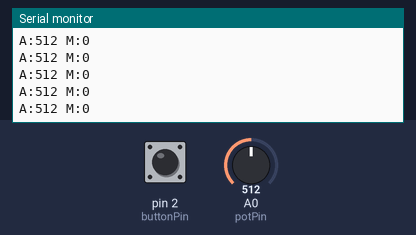
Simulated run of this sketch. Board: Arduino Uno, built with avr-gcc and run on an emulated ATmega328P. Shown: the last lines printed to the serial monitor. The test bench sets the inputs (shaded band); at power-on: A0 (potPin) = 512, pin 2 (buttonPin) HIGH.

Above: at 1.2 s.
1.3 s: A0 (potPin) set to 716
At 2.2 s:
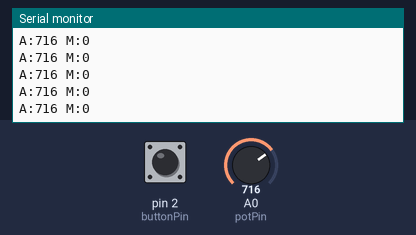
2.8 s: pin 2 (buttonPin) pulled LOW for 0.15 s
At 3.6 s:
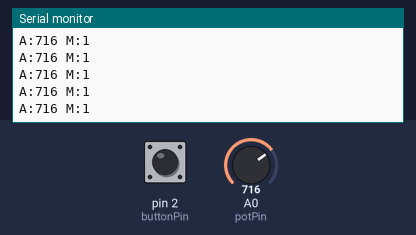
5.9 s: pin 2 (buttonPin) pulled LOW for 1 s
At 6.8 s:
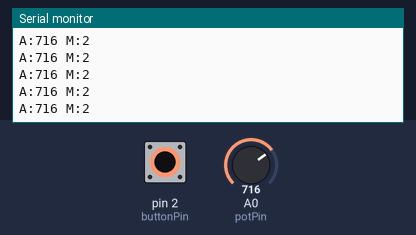
9.9 s: A0 (potPin) set to 900
At 10.6 s:
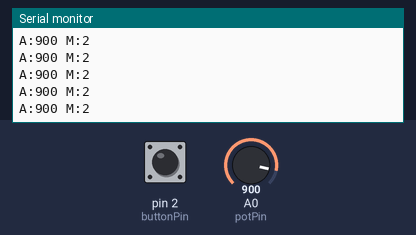
Timing chart, 0 to 12.9 s (numbered marks = the images above; inputs shaded):
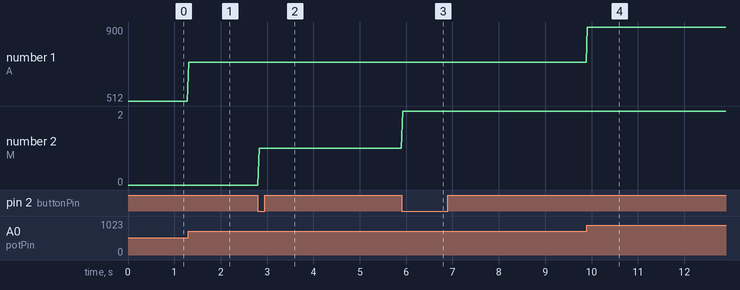

The sketch:

test.ino
```cpp
// v2_terra_apocalypsis.ino
const int potPin = A0;      // 可變電阻接 A0
const int buttonPin = 2;    // 按鈕接 D2（需接地，使用 INPUT_PULLUP）

int mode = 0;               // M值（0=海嘯, 1=地震, 2=火災）
int lastButtonState = HIGH;
unsigned long lastDebounceTime = 0;
const unsigned long debounceDelay = 50;

void setup() {
  pinMode(buttonPin, INPUT_PULLUP);
  Serial.begin(9600);
}

void loop() {
  // 讀取 A 值
  int amp = analogRead(potPin);  // 0 ~ 1023

  // 讀取 M 值（透過按鈕切換）
  int reading = digitalRead(buttonPin);

  if (reading == LOW && lastButtonState == HIGH && (millis() - lastDebounceTime) > debounceDelay) {
    mode = (mode + 1) % 3;  // 模式循環：0→1→2→0
    lastDebounceTime = millis();
  }
  lastButtonState = reading;

  // 傳送序列資料（格式: A:xxx,M:x）
  Serial.print("A:");
  Serial.print(amp);
  Serial.print(" M:");
  Serial.println(mode);

  delay(30);  // 傳輸節奏建議延遲
}
```

Measured:
- after the input at 1.3 s, the serial monitor: prints a new line at once (image 1)
- after the input at 2.8 s, the serial monitor: prints a new line at once (image 2)
- after the input at 5.9 s, the serial monitor: prints a new line at once (image 3)
- after the input at 9.9 s, the serial monitor: prints a new line at once (image 4)
- plotted number 1: 512 → 716 after the input at 1.3 s, 716 → 900 after the input at 9.9 s
- plotted number 2: 0 → 1 after the input at 2.8 s, 1 → 2 after the input at 5.9 s
